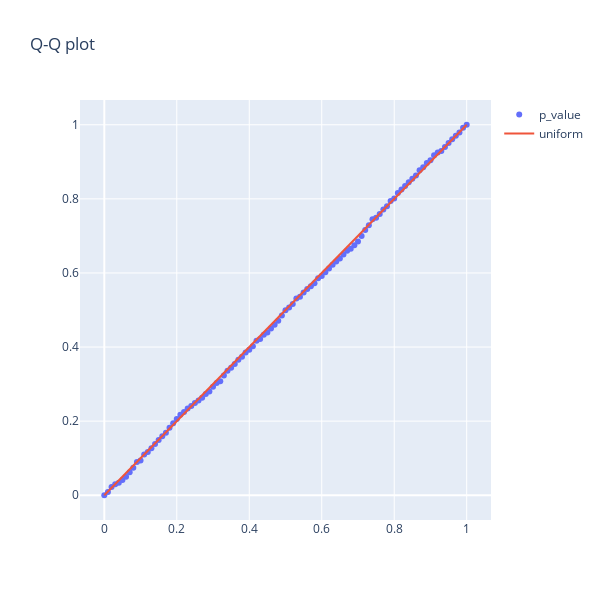

Write notebook code for a chart like this one.
### Markdown cell above
График корректности с использованием линеаризации

### Code cell
probs = []
x = [0.01 * i for i in range(101)]
for i in range(101):
    alpha_step = 0.01 * i
    probs.append(p_val_lin[p_val_lin < alpha_step].shape[0] / p_val_lin.shape[0])

fig = go.Figure([go.Scatter(x=x, y=probs, mode="markers", name = "p_value"),
                 go.Scatter(x=x,y=x, mode="lines",name="uniform")])
fig.update_layout(height=600, width=600, title="Q-Q plot")
